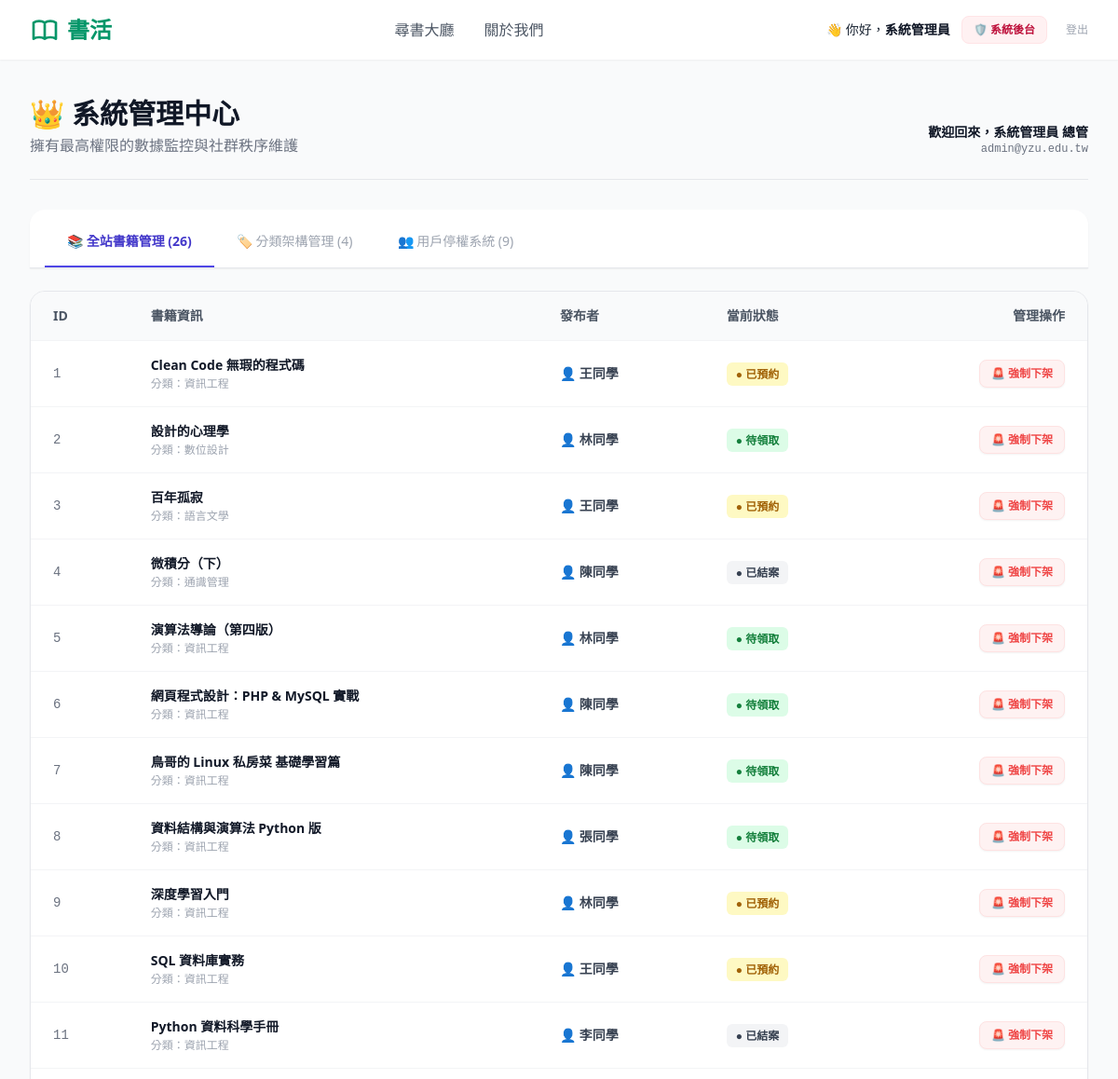
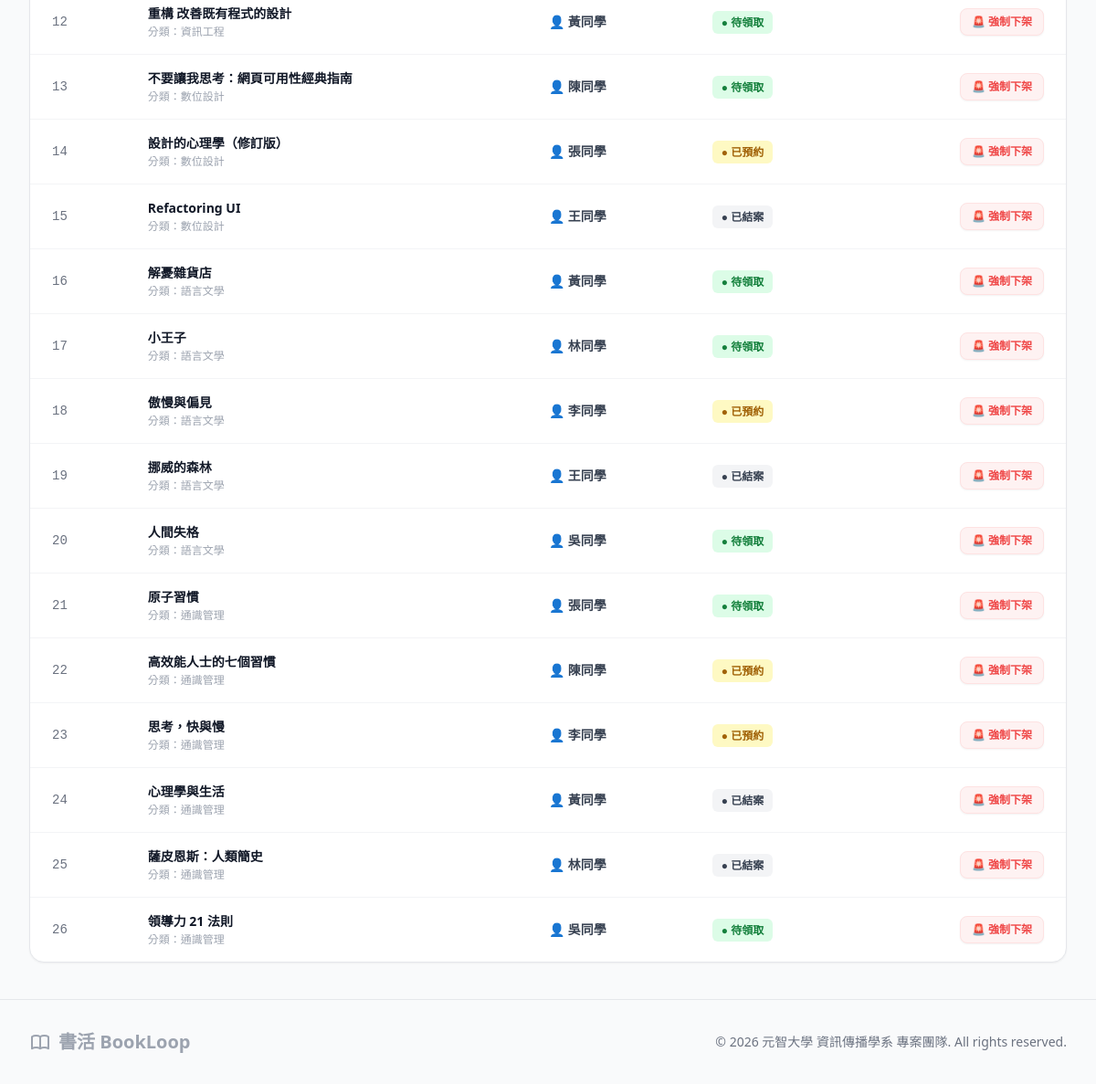
The page /admin_panel.php (signed in) on the database its author committed (2 pictures, top to bottom).
### tables this page shows
CREATE TABLE `User` (
  `user_id` int(11) NOT NULL AUTO_INCREMENT COMMENT '用戶唯一識別碼',
  `ustudent_id` varchar(50) NOT NULL COMMENT '學號',
  `uname` varchar(50) NOT NULL COMMENT '姓名/暱稱',
  `uemail` varchar(100) NOT NULL COMMENT '學校信箱',
  `upassword` varchar(255) NOT NULL COMMENT 'BCRYPT加密密碼',
  `ulocation` varchar(100) NOT NULL COMMENT '常駐面交地點',
  `urole` varchar(20) NOT NULL DEFAULT 'user' COMMENT '系統權限: admin / user',
  `status` varchar(20) NOT NULL DEFAULT 'active' COMMENT '帳號狀態: active / banned',
  PRIMARY KEY (`user_id`),
  UNIQUE KEY `uemail_unique` (`uemail`),
  UNIQUE KEY `ustudent_id_unique` (`ustudent_id`)
);

CREATE TABLE `Book` (
    `bbook_id` INT AUTO_INCREMENT NOT NULL,
    `bisbn` VARCHAR(20) DEFAULT NULL COMMENT '國際標準書號',
    `btitle` VARCHAR(100) NOT NULL COMMENT '書名',
    `bauthor` VARCHAR(100) DEFAULT NULL COMMENT '作者',
	`bimage_url` VARCHAR(255) DEFAULT 'assets/images/default.png' COMMENT '封面圖片路徑',
    `bstatus` VARCHAR(50) DEFAULT 'available' COMMENT '狀態 (available, reserved, donated)',
    `bdonor_id` INT NOT NULL COMMENT '捐贈者用戶 ID',
    `bcategory_id` INT NOT NULL COMMENT '書籍分類 ID',
    `bcreated_at` TIMESTAMP DEFAULT CURRENT_TIMESTAMP COMMENT '發佈時間',
    PRIMARY KEY (`bbook_id`),
    FOREIGN KEY (`bdonor_id`) REFERENCES `User` (`user_id`) ON DELETE CASCADE,
    FOREIGN KEY (`bcategory_id`) REFERENCES `Category` (`ccategory_id`) ON DELETE CASCADE
);

CREATE TABLE `Category` (
    `ccategory_id` INT AUTO_INCREMENT NOT NULL,
    `ccategory_name` VARCHAR(50) NOT NULL COMMENT '分類名稱（如：資工、設計、文學）',
    PRIMARY KEY (`ccategory_id`)
);

### admin_panel.php (the view, shortened to what this page needs)
<?php
require_once 'config/database.php';
$user_id = $_SESSION['user_id'];
try {
    $auth_stmt = $conn->prepare("SELECT urole, uname, uemail FROM User WHERE user_id = ?");
    $auth_stmt->execute([$user_id]);
    $current_user = $auth_stmt->fetch(PDO::FETCH_ASSOC);
    $all_books_stmt = $conn->query("SELECT b.*, c.ccategory_name, u.uname AS donor_name
                                    FROM Book b
                                    LEFT JOIN Category c ON b.bcategory_id = c.ccategory_id
                                    LEFT JOIN User u ON b.bdonor_id = u.user_id
                                    ORDER BY b.bcreated_at DESC");
    $all_books = $all_books_stmt->fetchAll(PDO::FETCH_ASSOC);
    $all_categories_stmt = $conn->query("SELECT * FROM Category ORDER BY ccategory_id ASC");
    $all_categories = $all_categories_stmt->fetchAll(PDO::FETCH_ASSOC);
    $all_users_stmt = $conn->query("SELECT * FROM User ORDER BY user_id DESC");
    $all_users = $all_users_stmt->fetchAll(PDO::FETCH_ASSOC);
} catch (PDOException $e) {
    die("管理員數據加載失敗：" . $e->getMessage());
}
?>
<!DOCTYPE html>
<html lang="zh-TW">
<?php include 'components/head.php'; ?>
<body class="bg-gray-50 text-gray-800 flex flex-col min-h-screen font-sans">
    <?php include 'components/header.php'; ?>
    <main class="flex-grow max-w-7xl w-full mx-auto px-4 sm:px-6 lg:px-8 py-10">
        <div class="flex justify-between items-end border-b border-gray-200 pb-6 mb-8">
            <div>
                <h1 class="text-3xl font-black text-gray-900 flex items-center gap-2">
                    <span>👑</span> 系統管理中心
                </h1>
                <p class="text-gray-500 mt-1">擁有最高權限的數據監控與社群秩序維護</p>
            </div>
            <div class="text-right">
                <p class="text-sm font-bold text-gray-900">歡迎回來，<?php echo htmlspecialchars($current_user['uname']); ?> 總管</p>
                <p class="text-xs text-gray-500 font-mono"><?php echo htmlspecialchars($current_user['uemail']); ?></p>
            </div>
        </div>
        <div class="flex border-b border-gray-200 mb-6 bg-white rounded-t-2xl px-4 pt-2 shadow-sm">
            <button id="tab-books" class="admin-tab border-b-2 border-indigo-600 text-indigo-700 font-bold px-6 py-4 text-sm transition">
                📚 全站書籍管理 (<?php echo count($all_books); ?>)
            </button>
            <button id="tab-categories" class="admin-tab border-b-2 border-transparent text-gray-400 font-medium px-6 py-4 text-sm hover:text-gray-700 transition">
                🏷️ 分類架構管理 (<?php echo count($all_categories); ?>)
            </button>
            <button id="tab-users" class="admin-tab border-b-2 border-transparent text-gray-400 font-medium px-6 py-4 text-sm hover:text-gray-700 transition">
                👥 用戶停權系統 (<?php echo count($all_users); ?>)
            </button>
        </div>
        <div id="content-books" class="admin-content">
            <div class="bg-white rounded-2xl shadow-sm border border-gray-150 overflow-hidden">
                <table class="w-full text-left border-collapse">
                    <thead>
                        <tr class="bg-gray-50 border-b border-gray-100 text-sm">
                            <th class="px-6 py-4 font-bold text-gray-600">ID</th>
                            <th class="px-6 py-4 font-bold text-gray-600">書籍資訊</th>
                            <th class="px-6 py-4 font-bold text-gray-600">發布者</th>
                            <th class="px-6 py-4 font-bold text-gray-600">當前狀態</th>
                            <th class="px-6 py-4 font-bold text-gray-600 text-right">管理操作</th>
                        </tr>
                    </thead>
                    <tbody class="divide-y divide-gray-100 text-sm">
                        <?php foreach ($all_books as $book): ?>
                            <tr class="hover:bg-gray-50/50 transition">
                                <td class="px-6 py-4 font-mono text-gray-500"><?php echo $book['bbook_id']; ?></td>
                                <td class="px-6 py-4">
                                    <p class="font-bold text-gray-900"><?php echo htmlspecialchars($book['btitle']); ?></p>
                                    <p class="text-xs text-gray-400 mt-0.5">分類：<?php echo htmlspecialchars($book['ccategory_name']); ?></p>
                                </td>
                                <td class="px-6 py-4 font-bold text-gray-700">👤 <?php echo htmlspecialchars($book['donor_name']); ?></td>
                                <td class="px-6 py-4">
                                    <?php
                                    $status_badge = ['available' => 'bg-green-100 text-green-700', 'reserved' => 'bg-yellow-100 text-yellow-700', 'donated' => 'bg-gray-100 text-gray-700'];
                                    $status_text = ['available' => '待領取', 'reserved' => '已預約', 'donated' => '已結案'];
                                    $badge_class = $status_badge[$book['bstatus']] ?? 'bg-gray-100 text-gray-700';
                                    $text = $status_text[$book['bstatus']] ?? '未知';
                                    ?>
                                    <span class="px-2.5 py-1 rounded-md text-xs font-bold <?php echo $badge_class; ?>">● <?php echo $text; ?></span>
                                </td>
                                <td class="px-6 py-4 text-right">
                                    <form action="api/admin_delete_book.php" method="POST" onsubmit="return confirm('⚠️ 確定要強制下架這本書嗎？此動作將連帶刪除所有留言與交易紀錄，且無法復原！');">
                                        <button type="submit" class="text-xs font-bold text-red-500 hover:text-white bg-red-50 hover:bg-red-600 px-3 py-1.5 rounded-lg border border-red-100 hover:border-red-600 transition shadow-sm">
                                            🚨 強制下架
                                        </button>
                                    </form>
                                </td>
                            </tr>
                        <?php endforeach; ?>
                    </tbody>
                </table>
            </div>
        </div>
    </main>
    <?php include 'components/footer.php'; ?>
</body>
</html>

### rows shown on the page
user: uname "系統管理員", uemail "admin@yzu.edu.tw"
book: bbook_id "1", btitle "Clean Code 無瑕的程式碼", bcategory.ccategory_name "資訊工程", bdonor.uname "王同學", bstatus "已預約"
book: bbook_id "2", btitle "設計的心理學", bcategory.ccategory_name "數位設計", bdonor.uname "林同學", bstatus "待領取"
book: bbook_id "3", btitle "百年孤寂", bcategory.ccategory_name "語言文學", bdonor.uname "王同學", bstatus "已預約"
book: bbook_id "4", btitle "微積分（下）", bcategory.ccategory_name "通識管理", bdonor.uname "陳同學", bstatus "已結案"
book: bbook_id "5", btitle "演算法導論（第四版）", bcategory.ccategory_name "資訊工程", bdonor.uname "林同學", bstatus "待領取"
book: bbook_id "6", btitle "網頁程式設計：PHP & MySQL 實戰", bcategory.ccategory_name "資訊工程", bdonor.uname "陳同學", bstatus "待領取"
book: bbook_id "7", btitle "鳥哥的 Linux 私房菜 基礎學習篇", bcategory.ccategory_name "資訊工程", bdonor.uname "陳同學", bstatus "待領取"
book: bbook_id "8", btitle "資料結構與演算法 Python 版", bcategory.ccategory_name "資訊工程", bdonor.uname "張同學", bstatus "待領取"
book: bbook_id "9", btitle "深度學習入門", bcategory.ccategory_name "資訊工程", bdonor.uname "林同學", bstatus "已預約"
book: bbook_id "10", btitle "SQL 資料庫實務", bcategory.ccategory_name "資訊工程", bdonor.uname "王同學", bstatus "已預約"
book: bbook_id "11", btitle "Python 資料科學手冊", bcategory.ccategory_name "資訊工程", bdonor.uname "李同學", bstatus "已結案"
book: bbook_id "12", btitle "重構 改善既有程式的設計", bcategory.ccategory_name "資訊工程", bdonor.uname "黃同學", bstatus "待領取"
book: bbook_id "13", btitle "不要讓我思考：網頁可用性經典指南", bcategory.ccategory_name "數位設計", bdonor.uname "陳同學", bstatus "待領取"
book: bbook_id "14", btitle "設計的心理學（修訂版）", bcategory.ccategory_name "數位設計", bdonor.uname "張同學", bstatus "已預約"
book: bbook_id "15", btitle "Refactoring UI", bcategory.ccategory_name "數位設計", bdonor.uname "王同學", bstatus "已結案"
book: bbook_id "16", btitle "解憂雜貨店", bcategory.ccategory_name "語言文學", bdonor.uname "黃同學", bstatus "待領取"
book: bbook_id "17", btitle "小王子", bcategory.ccategory_name "語言文學", bdonor.uname "林同學", bstatus "待領取"
book: bbook_id "18", btitle "傲慢與偏見", bcategory.ccategory_name "語言文學", bdonor.uname "李同學", bstatus "已預約"
book: bbook_id "19", btitle "挪威的森林", bcategory.ccategory_name "語言文學", bdonor.uname "王同學", bstatus "已結案"
book: bbook_id "20", btitle "人間失格", bcategory.ccategory_name "語言文學", bdonor.uname "吳同學", bstatus "待領取"
book: bbook_id "21", btitle "原子習慣", bcategory.ccategory_name "通識管理", bdonor.uname "張同學", bstatus "待領取"
book: bbook_id "22", btitle "高效能人士的七個習慣", bcategory.ccategory_name "通識管理", bdonor.uname "陳同學", bstatus "已預約"
book: bbook_id "23", btitle "思考，快與慢", bcategory.ccategory_name "通識管理", bdonor.uname "李同學", bstatus "已預約"
book: bbook_id "24", btitle "心理學與生活", bcategory.ccategory_name "通識管理", bdonor.uname "黃同學", bstatus "已結案"
book: bbook_id "25", btitle "薩皮恩斯：人類簡史", bcategory.ccategory_name "通識管理", bdonor.uname "林同學", bstatus "已結案"
book: bbook_id "26", btitle "領導力 21 法則", bcategory.ccategory_name "通識管理", bdonor.uname "吳同學", bstatus "待領取"

### other values the page prints
$_SESSION['uname'] "系統管理員"
count($all_books) "26"
count($all_categories) "4"
count($all_users) "9"
